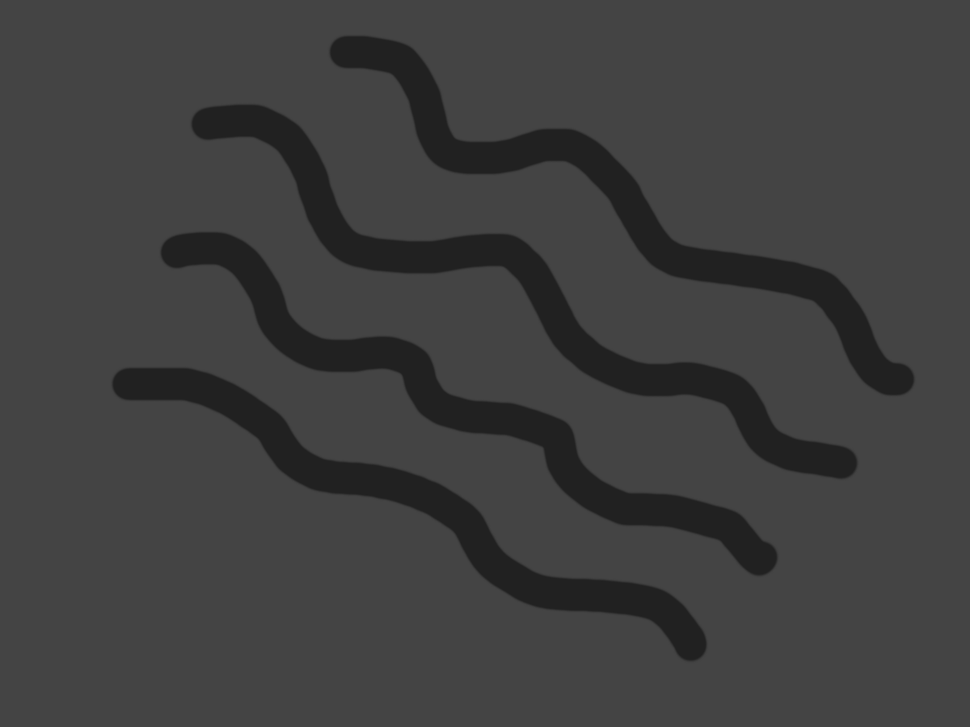
#> input picture Python code/test1.png, 970 x 727 px, shrunk from 1200 x 900 before the run, found by its file name
$ python sigmoid.py test1.png
#> lines starting #> are read from the running program, lines starting #| are printed output that depends on the picture; long printed decimals are rounded
import numpy as np
from PIL import Image
import matplotlib.image as mpimg
import matplotlib.pyplot as plt
import matplotlib as mpb
import matplotlib.gridspec as gridspec
import os
import sys

inputfile = str(sys.argv[1])

path = os.getcwd()
data = path+'\\'+inputfile

img = np.array(Image.open(data).convert('L'))
img_cleaned = np.asarray([i for i in img.flatten() if i != 0 and i!=255])

a = np.average(img_cleaned)
#> a = 63.14
b = np.std(img_cleaned)
#> b = 11.89

print(a,b)
#| 63.139 11.892

x = np.linspace(0,255,256)

def sigmoid(x):
    return 1/(1+np.exp(-(x-a)/b))*255

y = sigmoid(x)
#> y = 256 values from 1.26 to 255

s_trans = sigmoid(img)
#> in sigmoid (call 2), `return 1/(1+np.exp(-(x-a)/b))*255`:
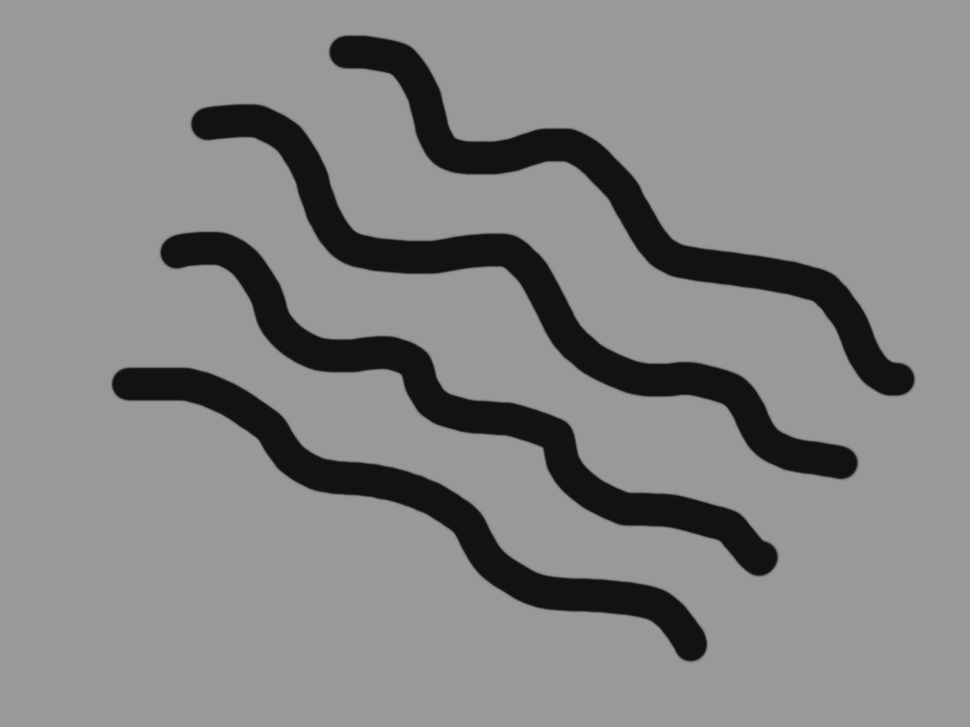
#> returned value: shape (727, 970) float64; min 17.33, max 153.2, mean 134.2

#mpb.use("pgf")
mpb.rcParams['figure.dpi']=300
mpb.rcParams.update({
    #"pgf.texsystem": "pdflatex",
    'font.family': 'serif',
    #'text.usetex': True,
    #'pgf.rcfonts': False,
})

gridspec.GridSpec(3,2)

plt.subplot2grid((3,2),(0,0))
plt.ticklabel_format(style='sci', axis='y', scilimits=(0,0))
plt.xlim([0,100])
plt.ylabel('occurence [-]')
plt.xlabel('Pixel value $[-]$')
#> (the run stopped early here; a loop or call above may not have finished)
